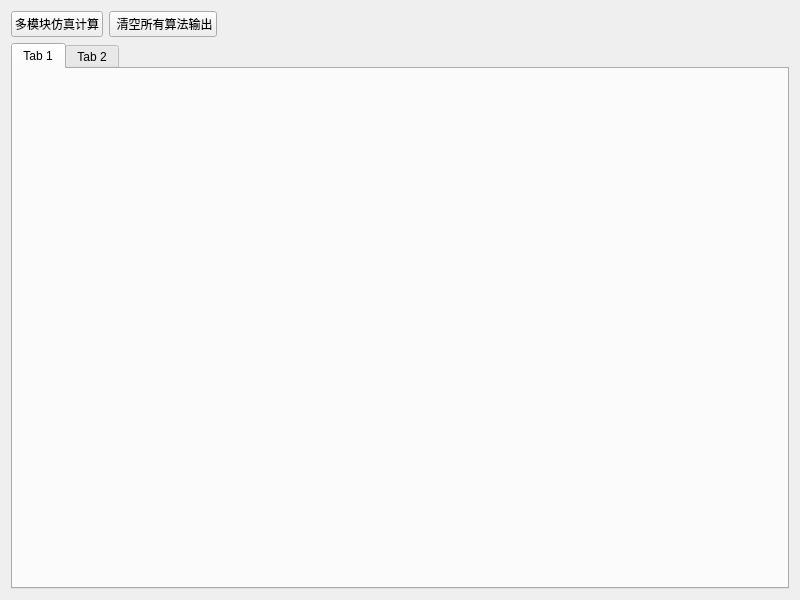
<?xml version="1.0" encoding="UTF-8"?>
<ui version="4.0">
 <class>Widget</class>
 <widget class="QWidget" name="Widget">
  <property name="geometry">
   <rect>
    <x>0</x>
    <y>0</y>
    <width>800</width>
    <height>600</height>
   </rect>
  </property>
  <property name="windowTitle">
   <string>Widget</string>
  </property>
  <layout class="QGridLayout" name="gridLayout">
   <item row="0" column="0">
    <layout class="QHBoxLayout" name="horizontalLayout">
     <item>
      <widget class="QPushButton" name="btn_calculate_control">
       <property name="text">
        <string>多模块仿真计算</string>
       </property>
      </widget>
     </item>
     <item>
      <widget class="QPushButton" name="btn_clearAll">
       <property name="text">
        <string> 清空所有算法输出</string>
       </property>
      </widget>
     </item>
     <item>
      <spacer name="horizontalSpacer">
       <property name="orientation">
        <enum>Qt::Orientation::Horizontal</enum>
       </property>
       <property name="sizeHint" stdset="0">
        <size>
         <width>40</width>
         <height>20</height>
        </size>
       </property>
      </spacer>
     </item>
    </layout>
   </item>
   <item row="1" column="0">
    <widget class="QTabWidget" name="tabWidget">
     <property name="currentIndex">
      <number>0</number>
     </property>
     <widget class="QWidget" name="tab">
      <attribute name="title">
       <string>Tab 1</string>
      </attribute>
      <layout class="QGridLayout" name="gridLayout_2">
       <property name="leftMargin">
        <number>0</number>
       </property>
       <property name="topMargin">
        <number>0</number>
       </property>
       <property name="rightMargin">
        <number>0</number>
       </property>
       <property name="bottomMargin">
        <number>0</number>
       </property>
       <property name="spacing">
        <number>0</number>
       </property>
      </layout>
     </widget>
     <widget class="QWidget" name="tab_2">
      <attribute name="title">
       <string>Tab 2</string>
      </attribute>
     </widget>
    </widget>
   </item>
  </layout>
 </widget>
 <resources/>
 <connections/>
</ui>
